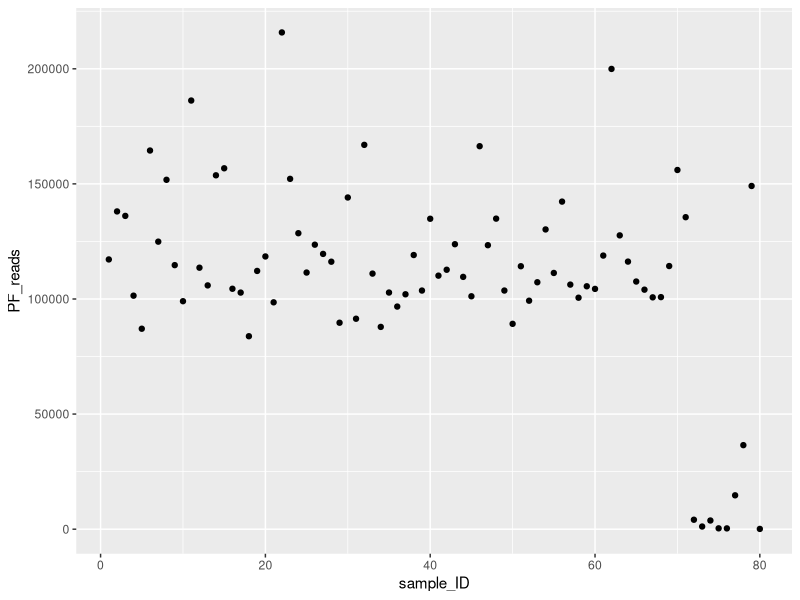
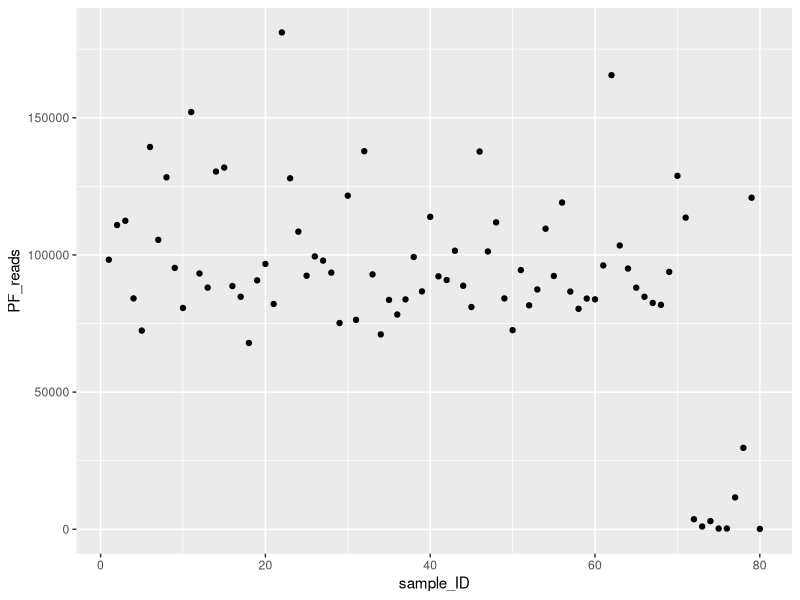
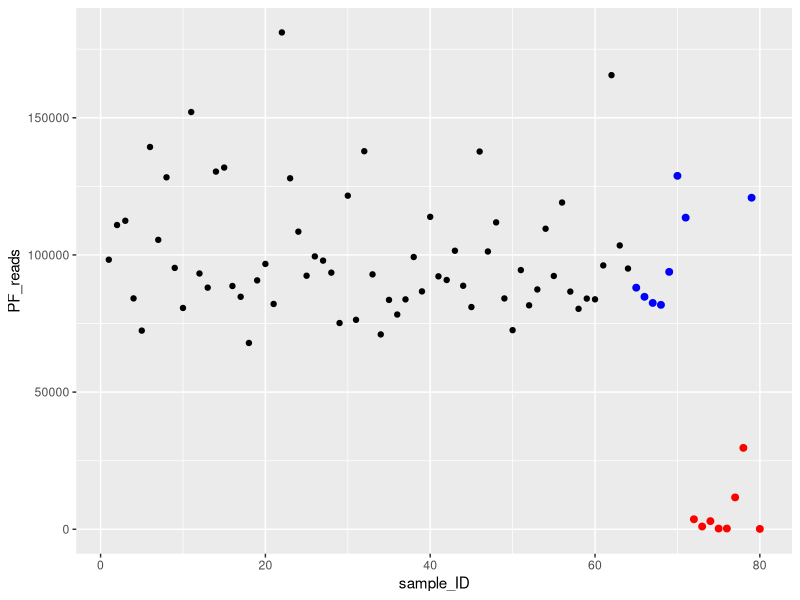
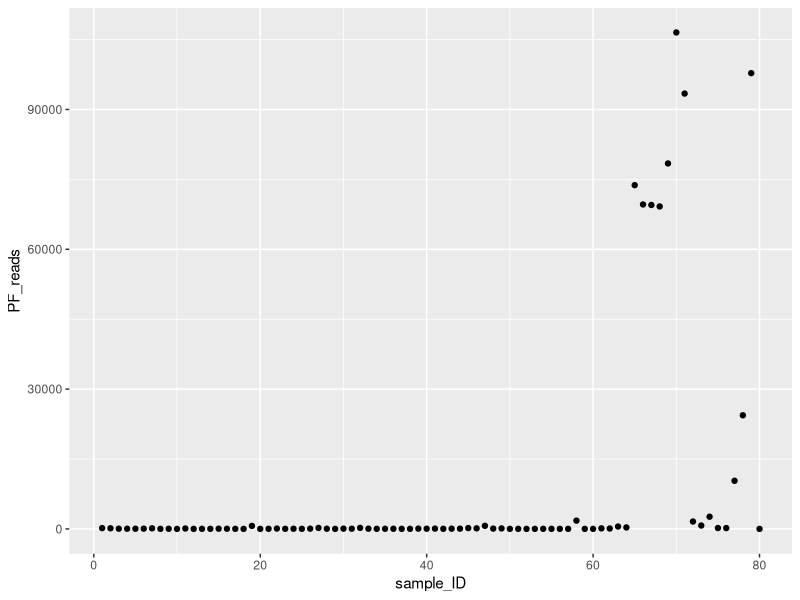
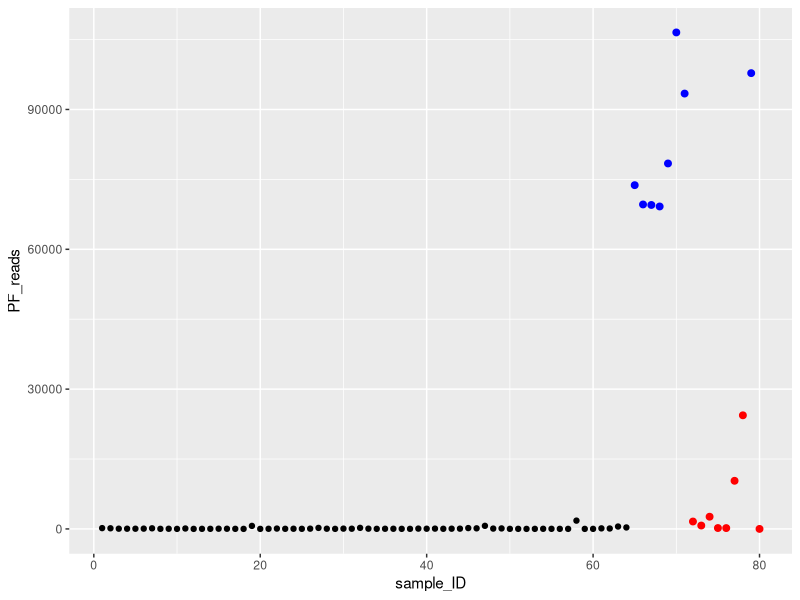
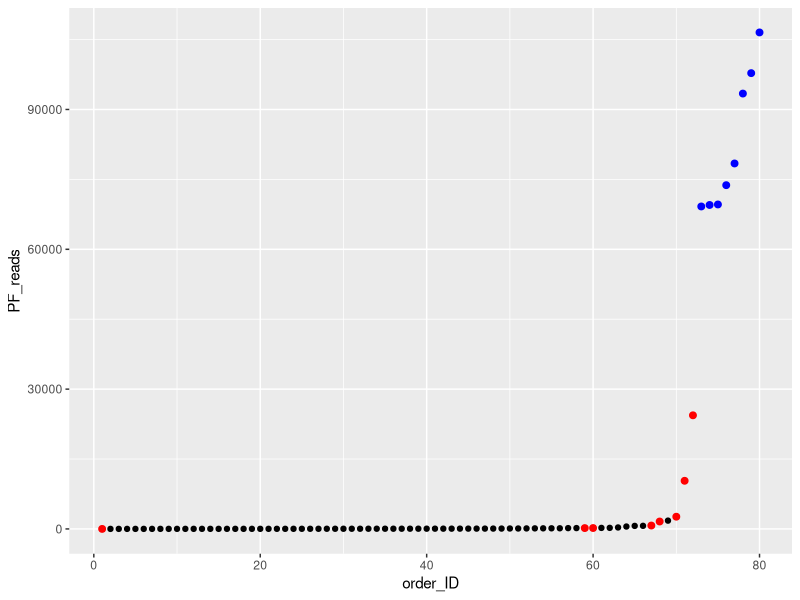
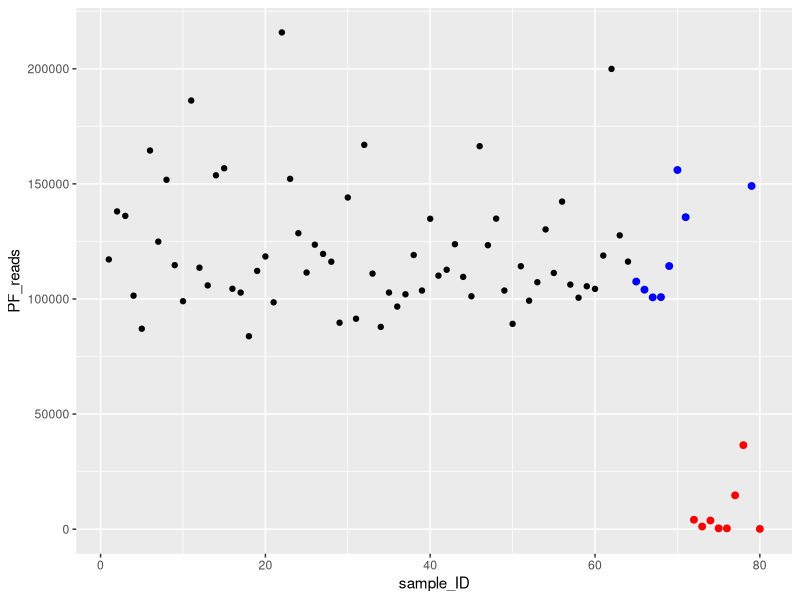
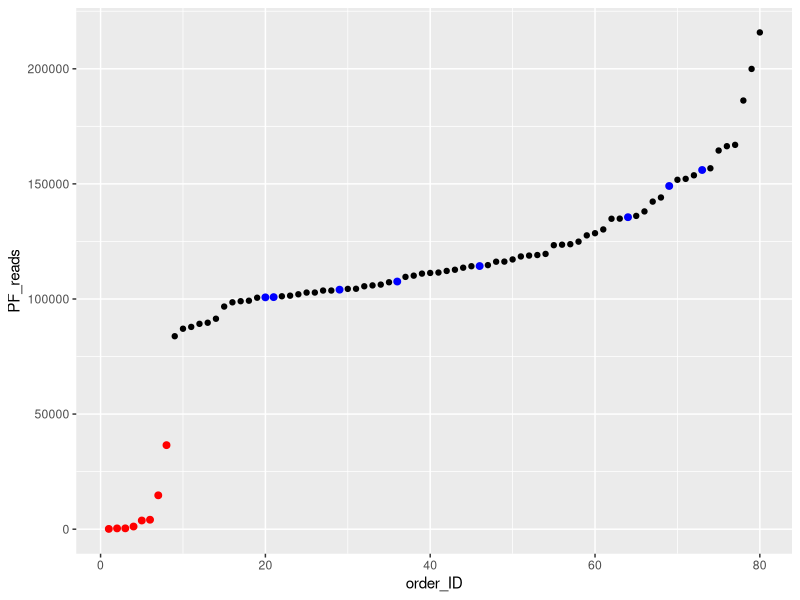

These figures' R source, in order:
# PF read data by well position script
# Abby Sulesky-Grieb


### make csv file of sample name and PF reads column with well position/sample_ID,
### can't have commas in numbers - use data type in excel to switch to "number"
### read in csv file
setwd('/Users/arifinabintarti/Documents/PAPER/PAPER_Bintarti_2021_Bean_Rainoutshelter/16SV4_OTU97/20210601_16SV4')
wd <- print(getwd())
seq_data_1 <- read.csv("20210601_PF_read_template.csv")


### plot PF_reads by well position (A1, B1, C1 - H1, A2, B2, etc.)

library(ggplot2)
ggplot(data=seq_data_1, aes(x=sample_ID, y=PF_reads)) + geom_point()

### subset a new dataframe of the negative/positive controls

library(dplyr)

# neg controls first
sample_ID <- c("72","73","74","75","76","77","78", "80")
sample_ID <- as.numeric(sample_ID)
neg_controls <- data.frame(sample_ID)
neg_controls<- inner_join(neg_controls, seq_data_1)

# resave sample_ID data frame as positive controls
sample_ID <- c("65","66","67","68","69","70","71","79")
sample_ID <- as.numeric(sample_ID)
pos_controls <- data.frame(sample_ID)
pos_controls <- inner_join(pos_controls, seq_data_1)

#seq_data_1$sample_ID <- as.factor(seq_data_1$sample_ID)
str(seq_data_1)
#seq_data_1$PF_reads <- as.numeric(seq_data_1$PF_reads)
pf.reads.unfil <- (ggplot(data=seq_data_1, aes(x=sample_ID, y=PF_reads)) + 
        geom_point()+
geom_point(data=neg_controls, 
           aes(x=sample_ID,y=PF_reads), 
           color='red',
           size=2) +
geom_point(data=pos_controls, 
             aes(x=sample_ID,y=PF_reads), 
             color='blue',
             size=2))
 
setwd('/Users/arifinabintarti/Documents/Research/Seeds_microbiome/Rainoutshelter/16SV4_OTU97/20210601_16SV4')
ggsave("20210601_PFReads_unfiltered.eps",
      pf.reads.unfil, device = "eps",
       width = 8, height =5, 
       units= "in", dpi = 600)



## arrange data frame by PF_reads

seq_data_ordered <- seq_data_1 %>% dplyr::arrange(PF_reads)
order_ID <- as.numeric(c(1:80))
seq_data_ordered <- cbind(seq_data_ordered, order_ID)

### subset new dataframes of the negative/positive controls
# neg controls first
order_ID <- c("1","2","3","4","5","6","7","8")
order_ID <- as.numeric(order_ID)
neg_controls_ordered <- data.frame(order_ID)
neg_controls_ordered <- inner_join(neg_controls_ordered, seq_data_ordered)

# pos controls
order_ID <- c("20","21","29","36","46","64","69","73")
order_ID <- as.numeric(order_ID)
pos_controls_ordered <- data.frame(order_ID)
pos_controls_ordered <- inner_join(pos_controls_ordered, seq_data_ordered)


pf.reads.unfil.ordered <- (ggplot(data=seq_data_ordered, aes(x=order_ID, y=PF_reads)) + geom_point() + 
  geom_point(data=neg_controls_ordered, 
             aes(x=order_ID,y=PF_reads), 
             color='red',
             size=2) +
  geom_point(data=pos_controls_ordered, 
             aes(x=order_ID,y=PF_reads), 
             color='blue',
             size=2))
setwd('/Users/arifinabintarti/Documents/Research/Seeds_microbiome/Rainoutshelter/16SV4_OTU97/20210601_16SV4')
ggsave("20210601_PFReads_ordered_unfiltered.eps",
      pf.reads.unfil.ordered, device = "eps",
       width = 8, height =5, 
       units= "in", dpi = 600)

##################################################################################################################################
##################################################################################################################################

### read in csv file
setwd('/Users/arifinabintarti/Documents/PAPER/PAPER_Bintarti_2021_Bean_Rainoutshelter/16SV4_OTU97/20210604_16SV4')
wd <- print(getwd())
seq_data_2 <- read.csv("20210604_PF_read_template.csv")


### plot PF_reads by well position (A1, B1, C1 - H1, A2, B2, etc.)

library(ggplot2)
ggplot(data=seq_data_2, aes(x=sample_ID, y=PF_reads)) + geom_point()

### subset a new dataframe of the negative/positive controls

library(dplyr)

# neg controls first
sample_ID <- c("72","73","74","75","76","77","78", "80")
sample_ID <- as.numeric(sample_ID)
neg_controls <- data.frame(sample_ID)
neg_controls<- inner_join(neg_controls, seq_data_2)

# resave sample_ID data frame as positive controls
sample_ID <- c("65","66","67","68","69","70","71","79")
sample_ID <- as.numeric(sample_ID)
pos_controls <- data.frame(sample_ID)
pos_controls <- inner_join(pos_controls, seq_data_2)

#seq_data_1$sample_ID <- as.factor(seq_data_1$sample_ID)
str(seq_data_2)
#seq_data_1$PF_reads <- as.numeric(seq_data_1$PF_reads)
pf.reads.unfil.2 <- (ggplot(data=seq_data_2, aes(x=sample_ID, y=PF_reads)) + 
        geom_point()+
geom_point(data=neg_controls, 
           aes(x=sample_ID,y=PF_reads), 
           color='red',
           size=2) +
geom_point(data=pos_controls, 
             aes(x=sample_ID,y=PF_reads), 
             color='blue',
             size=2))
pf.reads.unfil.2
setwd('/Users/arifinabintarti/Documents/Research/Seeds_microbiome/Rainoutshelter/16SV4_OTU97/20210604_16SV4')
ggsave("20210604_PFReads_unfiltered.eps",
      pf.reads.unfil.2, device = "eps",
       width = 8, height =5, 
       units= "in", dpi = 600)

### arrange data frame by PF_reads

seq_data_ordered2 <- seq_data_2 %>% dplyr::arrange(PF_reads)
order_ID <- as.numeric(c(1:80))
seq_data_ordered2 <- cbind(seq_data_ordered2, order_ID)

### subset new dataframes of the negative/positive controls
# neg controls first
order_ID <- c("1","2","3","4","5","6","7","8")
order_ID <- as.numeric(order_ID)
neg_controls_ordered2 <- data.frame(order_ID)
neg_controls_ordered2 <- inner_join(neg_controls_ordered2, seq_data_ordered2)

# pos controls
order_ID <- c("20","22","30","34","46","65","68","72")
order_ID <- as.numeric(order_ID)
pos_controls_ordered2 <- data.frame(order_ID)
pos_controls_ordered2 <- inner_join(pos_controls_ordered2, seq_data_ordered2)


pf.reads.unfil.ordered2 <- (ggplot(data=seq_data_ordered2, aes(x=order_ID, y=PF_reads)) + geom_point() + 
  geom_point(data=neg_controls_ordered2, 
             aes(x=order_ID,y=PF_reads), 
             color='red',
             size=2) +
  geom_point(data=pos_controls_ordered2, 
             aes(x=order_ID,y=PF_reads), 
             color='blue',
             size=2))
setwd('/Users/arifinabintarti/Documents/Research/Seeds_microbiome/Rainoutshelter/16SV4_OTU97/20210604_16SV4')
ggsave("20210604_PFReads_ordered_unfiltered.eps",
      pf.reads.unfil.ordered2, device = "eps",
       width = 8, height =5, 
       units= "in", dpi = 600)

## 1. filtered reads

### read in csv file
setwd('/Users/arifinabintarti/Documents/PAPER/PAPER_Bintarti_2021_Bean_Rainoutshelter/16SV4_OTU97/20210604_16SV4')
wd <- print(getwd())
seq_data_fil2 <- read.csv("20210604_PF_read_template_filtered.csv")


### plot PF_reads by well position (A1, B1, C1 - H1, A2, B2, etc.)

library(ggplot2)
ggplot(data=seq_data_fil2, aes(x=sample_ID, y=PF_reads)) + geom_point()

### subset a new dataframe of the negative/positive controls

library(dplyr)

# neg controls first
sample_ID <- c("72","73","74","75","76","77","78", "80")
sample_ID <- as.numeric(sample_ID)
neg_controls <- data.frame(sample_ID)
neg_controls<- inner_join(neg_controls, seq_data_fil2)

# resave sample_ID data frame as positive controls
sample_ID <- c("65","66","67","68","69","70","71","79")
sample_ID <- as.numeric(sample_ID)
pos_controls <- data.frame(sample_ID)
pos_controls <- inner_join(pos_controls, seq_data_fil2)

#seq_data_1$sample_ID <- as.factor(seq_data_1$sample_ID)
str(seq_data_fil2)
#seq_data_1$PF_reads <- as.numeric(seq_data_1$PF_reads)
pf.reads.fil.2 <- (ggplot(data=seq_data_fil2, aes(x=sample_ID, y=PF_reads)) + 
        geom_point()+
geom_point(data=neg_controls, 
           aes(x=sample_ID,y=PF_reads), 
           color='red',
           size=2) +
geom_point(data=pos_controls, 
             aes(x=sample_ID,y=PF_reads), 
             color='blue',
             size=2))
pf.reads.fil.2
setwd('/Users/arifinabintarti/Documents/Research/Seeds_microbiome/Rainoutshelter/16SV4_OTU97/20210604_16SV4')
ggsave("20210604_PFReads_fil.eps",
      pf.reads.fil.2, device = "eps",
       width = 8, height =5, 
       units= "in", dpi = 600)

### arrange data frame by PF_reads

seq_data_ordered_fil2 <- seq_data_fil2 %>% dplyr::arrange(PF_reads)
order_ID <- as.numeric(c(1:80))
seq_data_ordered_fil2 <- cbind(seq_data_ordered_fil2, order_ID)

### subset new dataframes of the negative/positive controls
# neg controls first
order_ID <- c("1","59","60","67","68","70","71","72")
order_ID <- as.numeric(order_ID)
neg_controls_ordered_fil2 <- data.frame(order_ID)
neg_controls_ordered_fil2 <- inner_join(neg_controls_ordered_fil2, seq_data_ordered_fil2)

# pos controls
order_ID <- c("73","74","75","76","77","78","79","80")
order_ID <- as.numeric(order_ID)
pos_controls_ordered_fil2 <- data.frame(order_ID)
pos_controls_ordered_fil2 <- inner_join(pos_controls_ordered_fil2, seq_data_ordered_fil2)


pf.reads.fil.ordered2 <- (ggplot(data=seq_data_ordered_fil2, aes(x=order_ID, y=PF_reads)) + geom_point() + 
  geom_point(data=neg_controls_ordered_fil2, 
             aes(x=order_ID,y=PF_reads), 
             color='red',
             size=2) +
  geom_point(data=pos_controls_ordered_fil2, 
             aes(x=order_ID,y=PF_reads), 
             color='blue',
             size=2))
pf.reads.fil.ordered2
setwd('/Users/arifinabintarti/Documents/Research/Seeds_microbiome/Rainoutshelter/16SV4_OTU97/20210604_16SV4')
ggsave("20210604_PFReads_ordered_filtered.eps",
      pf.reads.fil.ordered2, device = "eps",
       width = 8, height =5, 
       units= "in", dpi = 600)

